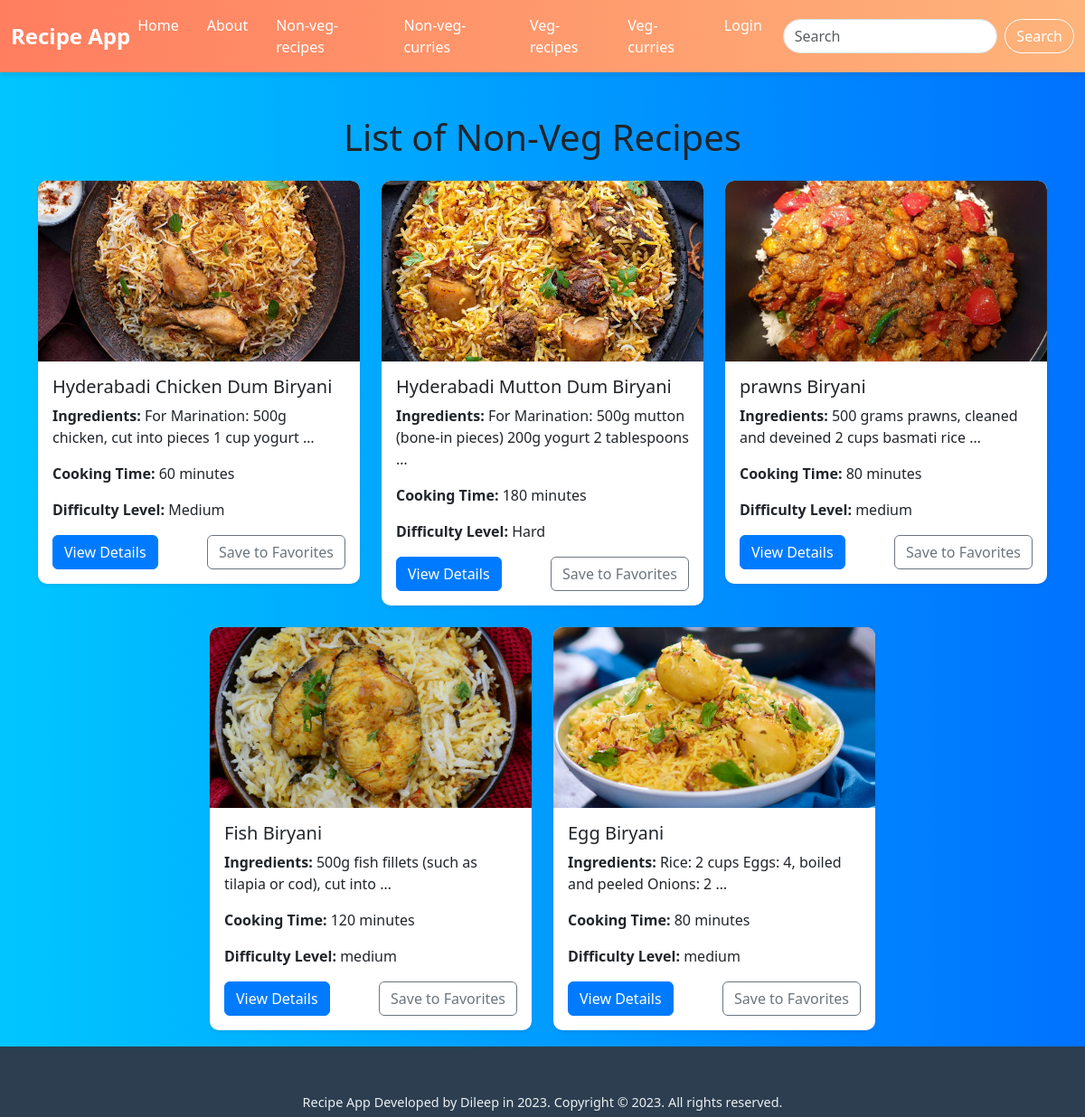
/nonveg/, run on the app's committed database.
### recipe_app/models.py (models this page shows, shortened)
class Non_veg_recipes(models.Model):
    title = models.CharField(max_length=100)
    ingredients = models.TextField()
    instructions = models.TextField()
    cooking_time = models.IntegerField()
    difficulty_level = models.CharField(max_length=20)
    image = models.ImageField(upload_to='recipe_images/', null=True, blank=True)
    created_at = models.DateTimeField(auto_now_add=True)
    author = models.ForeignKey(User, on_delete=models.CASCADE)
    video = models.URLField(null=True, blank=True)

### recipe_app/views.py (the view)
# urls.py: path('nonveg/', views.NonVegView, name='nonveg'),
def NonVegView(request):
    recipes = Non_veg_recipes.objects.all()
    return render(request, 'NonVeg.html', {'recipes': recipes})

### templates/NonVeg.html (shortened to what this page needs)
{% extends 'base.html' %}
{% load static %}
{% block content %}
<div class="container">
    <h1 class="text-center mt-4 mb-4">List of Non-Veg Recipes</h1>
    <div class="row justify-content-center">
        {% for recipe in recipes %}
        <div class="col-md-6 col-lg-4 mb-4">
            <div class="card shadow-sm">
                <img src="{{ recipe.image.url }}" class="card-img-top" alt="{{ recipe.title }}">
                <div class="card-body">
                    <h5 class="card-title">{{ recipe.title }}</h5>
                    <p class="card-text"><strong>Ingredients:</strong> {{ recipe.ingredients|truncatewords:10 }}</p>
                    <p class="card-text"><strong>Cooking Time:</strong> {{ recipe.cooking_time }} minutes</p>
                    <p class="card-text"><strong>Difficulty Level:</strong> {{ recipe.difficulty_level }}</p>
                    <div class="d-flex justify-content-between mt-3">
                        <a href="{% url 'view_details' recipe_id=recipe.id recipe_type='nonveg' %}">
                            <button type="button" class="btn btn-primary">View Details</button>
                        </a>
                        <button class="btn btn-outline-secondary">Save to Favorites</button>
                    </div>
                </div>
            </div>
        </div>
        {% endfor %}
    </div>
</div>
{% endblock %}

### templates/base.html (style rules this page uses)
body { background: linear-gradient(to right, #00c6ff, #0072ff); min-height: 100vh; display: flex; flex-direction: column; }

### templates/NonVeg.html (style rules this page uses)
.card { transition: transform 0.2s ease, box-shadow 0.2s ease; border: none; border-radius: 10px; overflow: hidden; }
.card img { border-bottom-left-radius: 0; border-bottom-right-radius: 0; object-fit: cover; height: 200px; }
.btn-primary { background-color: #007bff; border-color: #007bff; }
.btn-outline-secondary { border-color: #6c757d; }

### data on the page
Non_veg_recipes: image (picture), title "Hyderabadi Chicken Dum Biryani", ingredients "For Marination: 500g chicken, cut into pieces 1 cup yogurt …", cooking_time "60", difficulty_level "Medium"
Non_veg_recipes: image (picture), title "Hyderabadi Mutton Dum Biryani", ingredients "For Marination: 500g mutton (bone-in pieces) 200g yogurt 2 tablespoons …", cooking_time "180", difficulty_level "Hard"
Non_veg_recipes: image (picture), title "prawns Biryani", ingredients "500 grams prawns, cleaned and deveined 2 cups basmati rice …", cooking_time "80", difficulty_level "medium"
Non_veg_recipes: image (picture), title "Fish Biryani", ingredients "500g fish fillets (such as tilapia or cod), cut into …", cooking_time "120", difficulty_level "medium"
Non_veg_recipes: image (picture), title "Egg Biryani", ingredients "Rice: 2 cups Eggs: 4, boiled and peeled Onions: 2 …", cooking_time "80", difficulty_level "medium"
